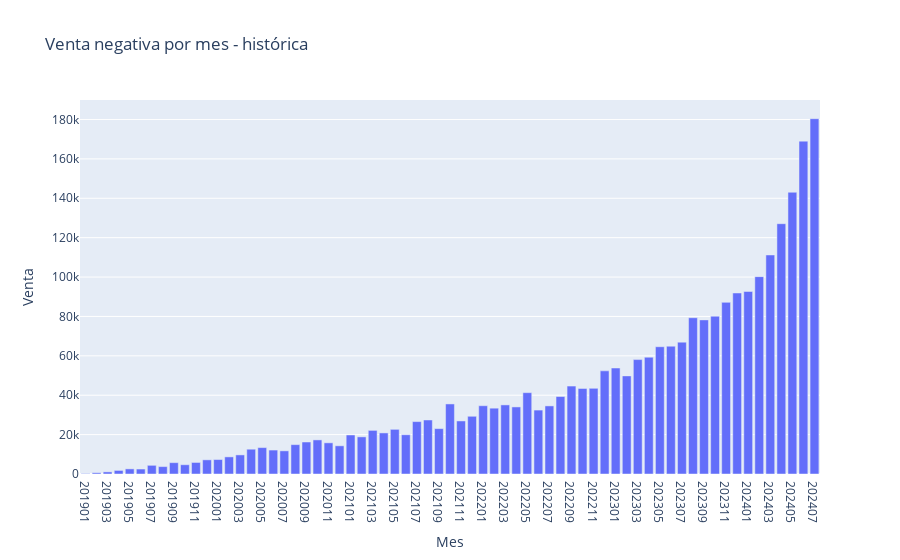

Source (notebook cell):
### Code cell
df_graf = pd.DataFrame(df_order_items_negativa.groupby('created_at_monthnum')['sale_price'].sum().reset_index().sort_values(by='created_at_monthnum'))

px.bar(df_graf,
    x = 'created_at_monthnum',
    y = 'sale_price',
    title = 'Venta negativa por mes - histórica',
    labels = {'sale_price':'Venta', 'created_at_monthnum': 'Mes'},
    #barmode = 'group' # Generar diagramas de barras lado a lado, sin apilar las categorías de color.
)

### Figure 1 — Plotly figure (JSON) as saved in the notebook; plotly's stock layout.template omitted (floating-point values rounded to 4 significant figures)
{"data": [{"alignmentgroup": "True", "hovertemplate": "Mes=%{x}<br>Venta=%{y}<extra></extra>", "legendgroup": "", "marker": {"color": "#636efa", "pattern": {"shape": ""}}, "name": "", "offsetgroup": "", "orientation": "v", "showlegend": false, "textposition": "auto", "type": "bar", "x": ["201901", "201902", "201903", "201904", "201905", "201906", "201907", "201908", "201909", "201910", "201911", "201912", "202001", "202002", "202003", "202004", "202005", "202006", "202007", "202008", "202009", "202010", "202011", "202012", "202101", "202102", "202103", "202104", "202105", "202106", "202107", "202108", "202109", "202110", "202111", "202112", "202201", "202202", "202203", "202204", "202205", "202206", "202207", "202208", "202209", "202210", "202211", "202212", "202301", "202302", "202303", "202304", "202305", "202306", "202307", "202308", "202309", "202310", "202311", "202312", "202401", "202402", "202403", "202404", "202405", "202406", "202407"], "xaxis": "x", "y": [222.7, 638.9, 1072.0, 1820.0, 2596.0, 2525.0, 4406.0, 3756.0, 5758.0, 4707.0, 5861.0, 7191.0, 7340.0, 8692.0, 9697.0, 12590.0, 13400.0, 12160.0, 11760.0, 14910.0, 16250.0, 17310.0, 15830.0, 14310.0, 19810.0, 18860.0, 22150.0, 20860.0, 22670.0, 19940.0, 26600.0, 27430.0, 23040.0, 35570.0, 26930.0, 29300.0, 34670.0, 33420.0, 35080.0, 34060.0, 41290.0, 32460.0, 34580.0, 39330.0, 44630.0, 43440.0, 43480.0, 52370.0, 53820.0, 49810.0, 58090.0, 59310.0, 64630.0, 64900.0, 66960.0, 79350.0, 78250.0, 80130.0, 87150.0, 91900.0, 92680.0, 100200.0, 111200.0, 127100.0, 143100.0, 169000.0, 180400.0], "yaxis": "y"}], "layout": {"autosize": true, "barmode": "relative", "legend": {"tracegroupgap": 0}, "title": {"text": "Venta negativa por mes - histórica"}, "xaxis": {"anchor": "y", "autorange": true, "domain": [0, 1], "range": [-0.5, 66.5], "title": {"text": "Mes"}, "type": "category"}, "yaxis": {"anchor": "x", "autorange": true, "domain": [0, 1], "range": [0, 189900.0], "title": {"text": "Venta"}, "type": "linear"}}}
